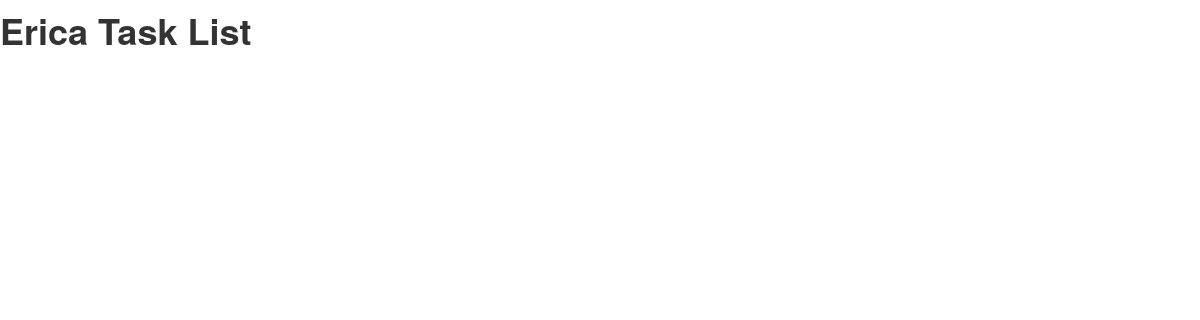
Before: /tasks with the older database file.
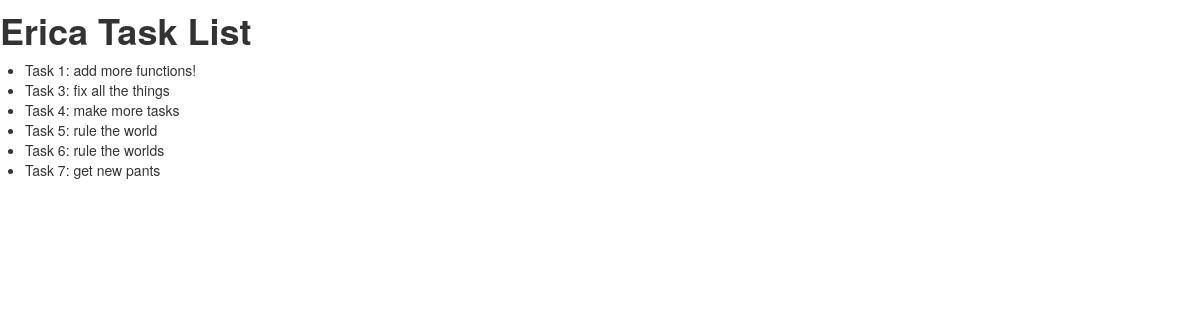
After: the same page with the newer database file.
### tables this page shows
CREATE TABLE `tasks` (
  `id` INTEGER primary key AUTOINCREMENT,
  `title` MEDIUMTEXT NULL DEFAULT NULL,
  `created_at` DATETIME NULL DEFAULT NULL,
  `completed_at` DATETIME NULL DEFAULT NULL,
  `user_id` INTEGER NULL DEFAULT NULL,
  FOREIGN KEY(user_id) REFERENCES `users`(`id`)
);

### tipsy.py (the view)
@app.route("/tasks")
def tasks():
    db = model.connect_db()
    tasks_from_db = model.get_tasks(db, None)
    return render_template('tasks.html', user_name="Erica", task_list=tasks_from_db)

### model.py (called while the page is built, shortened)
def connect_db():
    return sqlite3.connect("tipsy.db")

def get_tasks(db, u_id):
    c=db.cursor()
    fields = ['task id', 'title', 'date created', 'date completed', 'user id']
    tasks = []
    if u_id == None:
        query="""SELECT * FROM tasks"""
        c.execute(query)
        result=c.fetchall()
        for items in result:
            tasks.append(dict(zip(fields, items)))
        return tasks

### templates/tasks.html (shortened to what this page needs)
<html>
<head>
    <link rel="stylesheet" href="static/css/bootstrap.css" />
</head>
<body>
    <h1> {{ user_name }} Task List </h1>
<div>
    <ul>
    {% for item in task_list %}
        <li>Task {{item['task id'] }}: {{ item['title'] }}</li>
    {% endfor %}
    </ul>
</div>
</body>
</html>

Changed rows visible on the page:
added tasks: item "1", title "add more functions!"
added tasks: id "3", title "fix all the things"
added tasks: id "4", title "make more tasks"
added tasks: id "5", title "rule the world"
added tasks: id "6", title "rule the worlds"
added tasks: id "7", title "get new pants"
